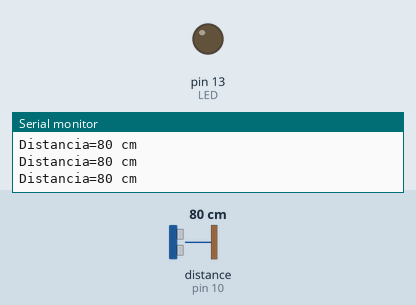
Simulated run of this sketch. Board: Arduino Uno, built with avr-gcc and run on an emulated ATmega328P. Shown: output pins drawn as LEDs (lit = HIGH), the last lines printed to the serial monitor. Wiring (inferred from the names in the program): ultrasonic range finder: trigger pin 9; echo pin 10. Inputs (shaded band) come from the test bench; at power-on: distance to the obstacle (sensor on pin 10) 80 cm. The echo pulse lasts 58.3 µs per cm; pins used as bus, display or sensor lines are not drawn.

Above: at 1.2 s.
1.3 s: distance to the obstacle (sensor on pin 10) set to 23 cm
2.8 s: distance to the obstacle (sensor on pin 10) set to 18 cm
At 3.9 s:
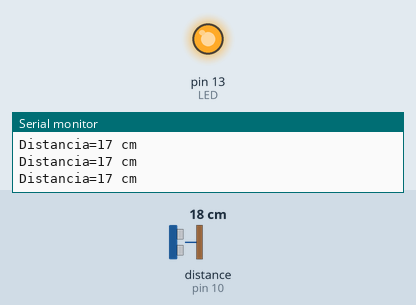
4.3 s: distance to the obstacle (sensor on pin 10) set to 35 cm
At 5.2 s:
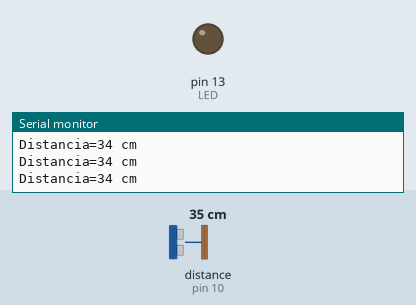
5.9 s: distance to the obstacle (sensor on pin 10) set to 2 cm
At 7.4 s:
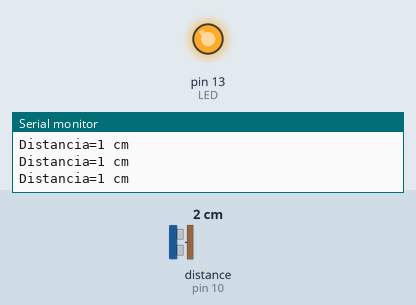
Timing chart, 0 to 8.5 s (numbered marks = the images above; inputs shaded):
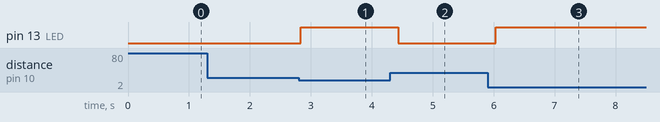

The sketch:

08_ultrasonido.ino
```cpp
/*
 * 08_ultrasonido.ino - Medidor de distancia con HC-SR04
 * Monitoria: Instalacion y manejo de Arduino - Intro. Ing. Electronica (UNAL)
 * Placa: Arduino UNO R3
 * Concepto: pulseIn(), timeout, promedio de lecturas, actuador por umbral
 * Montaje: HC-SR04 (VCC=5V, Trig=D9, Echo=D10, GND=GND), LED en D13
 */

const uint8_t TRIG = 9;
const uint8_t ECHO = 10;
const uint8_t LED  = 13;

const uint16_t UMBRAL_CM = 20;        // enciende el LED si hay algo mas cerca
const uint16_t INTERVALO_MS = 200;

unsigned long tUltimo = 0;

// Devuelve la distancia en cm, o -1 si no hubo eco
long medirDistanciaCm() {
    digitalWrite(TRIG, LOW);
    delayMicroseconds(2);

    digitalWrite(TRIG, HIGH);         // pulso de 10 us dispara la medicion
    delayMicroseconds(10);
    digitalWrite(TRIG, LOW);

    // Espera el pulso de eco. Timeout de 30 ms (~5 m maximo)
    unsigned long duracion = pulseIn(ECHO, HIGH, 30000);

    if (duracion == 0) {
        return -1;                    // sensor fuera de rango o desconectado
    }
    return duracion / 58;             // velocidad del sonido: 58 us por cm
}

void setup() {
    pinMode(TRIG, OUTPUT);
    pinMode(ECHO, INPUT);
    pinMode(LED, OUTPUT);
    Serial.begin(9600);
    Serial.println(F("Medidor de distancia iniciado."));
}

void loop() {
    if (millis() - tUltimo < INTERVALO_MS) {
        return;
    }
    tUltimo = millis();

    // Promedio de 3 mediciones validas para filtrar ruido
    long suma = 0;
    uint8_t validas = 0;

    for (uint8_t i = 0; i < 3; i++) {
        long d = medirDistanciaCm();
        if (d > 0) {
            suma += d;
            validas++;
        }
        delay(10);
    }

    if (validas == 0) {
        Serial.println(F("Sin eco: revisa el sensor."));
        digitalWrite(LED, LOW);
        return;
    }

    long promedio = suma / validas;
    digitalWrite(LED, promedio < UMBRAL_CM ? HIGH : LOW);

    Serial.print(F("Distancia="));
    Serial.print(promedio);
    Serial.println(F(" cm"));
}
```

Measured:
- the behaviour switches between 21 and 20 cm on distance to the obstacle (sensor on pin 10) (found by bisection; images 0 and 1)
- after the input at 2.8 s, pin 13 (LED): LOW → HIGH at once
- after the input at 4.3 s, pin 13 (LED): HIGH → LOW after 0.14 s
- after the input at 5.9 s, pin 13 (LED): LOW → HIGH after 0.13 s
